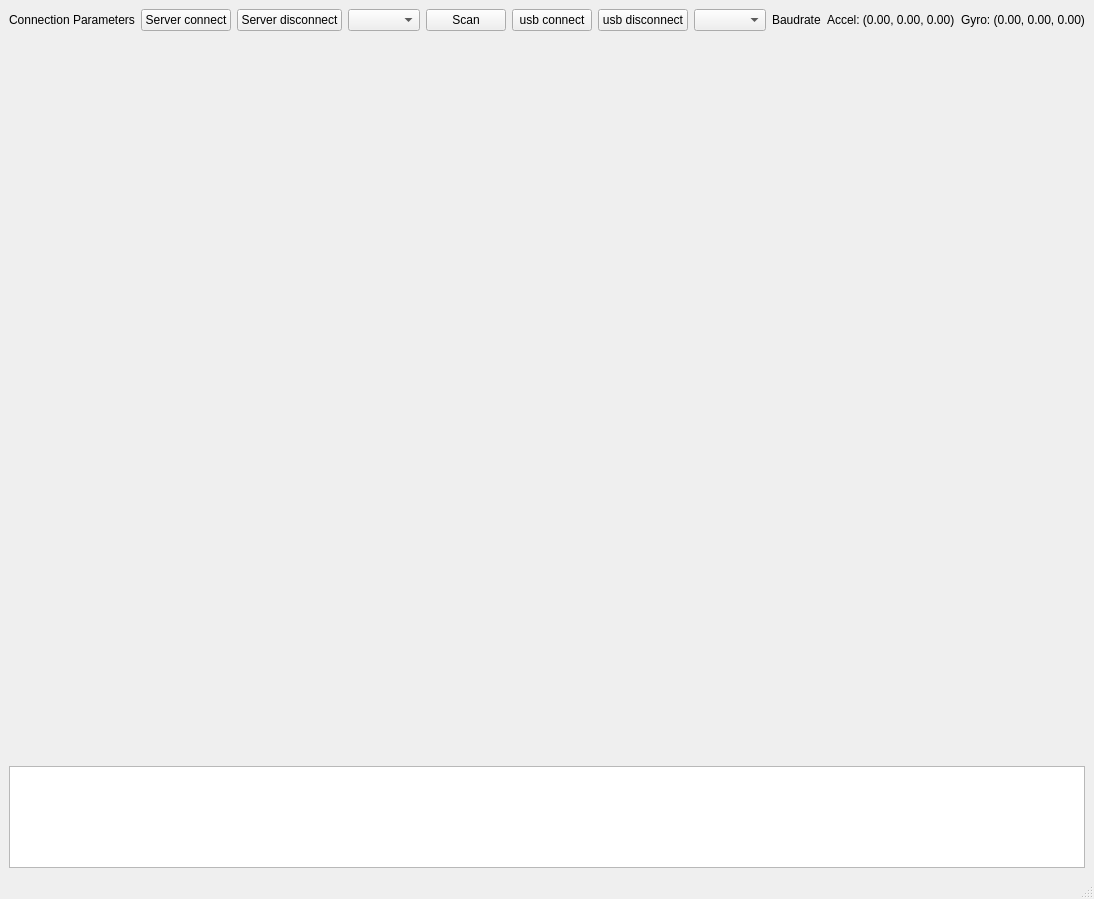
<?xml version="1.0" encoding="UTF-8"?>
<ui version="4.0">
 <class>MainWindow</class>
 <widget class="QMainWindow" name="MainWindow">
  <property name="geometry">
   <rect>
    <x>0</x>
    <y>0</y>
    <width>1020</width>
    <height>899</height>
   </rect>
  </property>
  <property name="windowTitle">
   <string>MainWindow</string>
  </property>
  <widget class="QWidget" name="centralwidget">
   <property name="enabled">
    <bool>true</bool>
   </property>
   <property name="sizePolicy">
    <sizepolicy hsizetype="Maximum" vsizetype="Preferred">
     <horstretch>0</horstretch>
     <verstretch>0</verstretch>
    </sizepolicy>
   </property>
      <layout class="QGridLayout" name="mainGridLayout">
    <!-- First Row: Control Elements -->
    <item row="0" column="0">
     <widget class="QLabel" name="connectionDataLabel">
      <property name="text">
       <string>Connection Parameters</string>
      </property>
     </widget>
    </item>
    <item row="0" column="1">
     <widget class="QPushButton" name="connectButton">
      <property name="text">
       <string>Server connect</string>
      </property>
     </widget>
    </item>
    <item row="0" column="2">
     <widget class="QPushButton" name="disconnectButton">
      <property name="text">
       <string>Server disconnect</string>
      </property>
     </widget>
    </item>
    <item row="0" column="3">
     <widget class="QComboBox" name="portComboBox"/>
    </item>
    <item row="0" column="4">
     <widget class="QPushButton" name="scanButton">
      <property name="text">
       <string>Scan</string>
      </property>
     </widget>
    </item>
    <item row="0" column="5">
     <widget class="QPushButton" name="usbConnectButton">
      <property name="text">
       <string>usb connect</string>
      </property>
     </widget>
    </item>
    <item row="0" column="6">
     <widget class="QPushButton" name="usbDisconnectButton">
      <property name="text">
       <string>usb disconnect</string>
      </property>
     </widget>
    </item>
    <item row="0" column="7">
     <widget class="QComboBox" name="baudComboBox">
      <property name="sizePolicy">
       <sizepolicy hsizetype="Minimum" vsizetype="Fixed">
        <horstretch>0</horstretch>
        <verstretch>0</verstretch>
       </sizepolicy>
      </property>
     </widget>
    </item>
    <item row="0" column="8">
     <widget class="QLabel" name="baudrateLabel">
      <property name="text">
       <string>Baudrate</string>
      </property>
     </widget>
    </item>
    <item row="0" column="9">
     <widget class="QLabel" name="imuAccelLabel">
      <property name="text">
       <string>Accel: (0.00, 0.00, 0.00)</string>
      </property>
     </widget>
    </item>
    <item row="0" column="10">
     <widget class="QLabel" name="imuGyroLabel">
      <property name="text">
       <string>Gyro: (0.00, 0.00, 0.00)</string>
      </property>
     </widget>
    </item>
    
    <!-- Second Row: EMG Plot -->
    <item row="1" column="0" colspan="11">
     <widget class="PlotWidget" name="graphWidget" native="true">
      <property name="sizePolicy">
       <sizepolicy hsizetype="Expanding" vsizetype="Expanding">
        <horstretch>0</horstretch>
        <verstretch>3</verstretch>
       </sizepolicy>
      </property>
      <property name="minimumSize">
       <size>
        <width>800</width>
        <height>200</height>
       </size>
      </property>
     </widget>
    </item>
    
    <!-- Third Row: Gyroscope Plot -->
    <item row="2" column="0" colspan="11">
     <widget class="PlotWidget" name="gyroPlotWidget" native="true">
      <property name="sizePolicy">
       <sizepolicy hsizetype="Expanding" vsizetype="Expanding">
        <horstretch>0</horstretch>
        <verstretch>2</verstretch>
       </sizepolicy>
      </property>
      <property name="minimumSize">
       <size>
        <width>800</width>
        <height>150</height>
       </size>
      </property>
     </widget>
    </item>
    
    <!-- Fourth Row: Accelerometer Plot -->
    <item row="3" column="0" colspan="11">
     <widget class="PlotWidget" name="accelPlotWidget" native="true">
      <property name="sizePolicy">
       <sizepolicy hsizetype="Expanding" vsizetype="Expanding">
        <horstretch>0</horstretch>
        <verstretch>2</verstretch>
       </sizepolicy>
      </property>
      <property name="minimumSize">
       <size>
        <width>800</width>
        <height>150</height>
       </size>
      </property>
     </widget>
    </item>
    
    <!-- Fifth Row: Raw Data Text -->
    <item row="4" column="0" colspan="11">
     <widget class="QPlainTextEdit" name="rawDataTextEdit">
      <property name="sizePolicy">
       <sizepolicy hsizetype="Expanding" vsizetype="Expanding">
        <horstretch>0</horstretch>
        <verstretch>1</verstretch>
       </sizepolicy>
      </property>
      <property name="readOnly">
       <bool>true</bool>
      </property>
      <property name="minimumSize">
       <size>
        <width>800</width>
        <height>100</height>
       </size>
      </property>
     </widget>
    </item>
   </layout>
  </widget>
  <widget class="QMenuBar" name="menubar">
   <property name="geometry">
    <rect>
     <x>0</x>
     <y>0</y>
     <width>1020</width>
     <height>22</height>
    </rect>
   </property>
  </widget>
  <widget class="QStatusBar" name="statusbar"/>
 </widget>
 <customwidgets>
  <customwidget>
   <class>PlotWidget</class>
   <extends>QWidget</extends>
   <header>pyqtgraph</header>
   <container>1</container>
  </customwidget>
 </customwidgets>
 <resources/>
 <connections/>
</ui>
